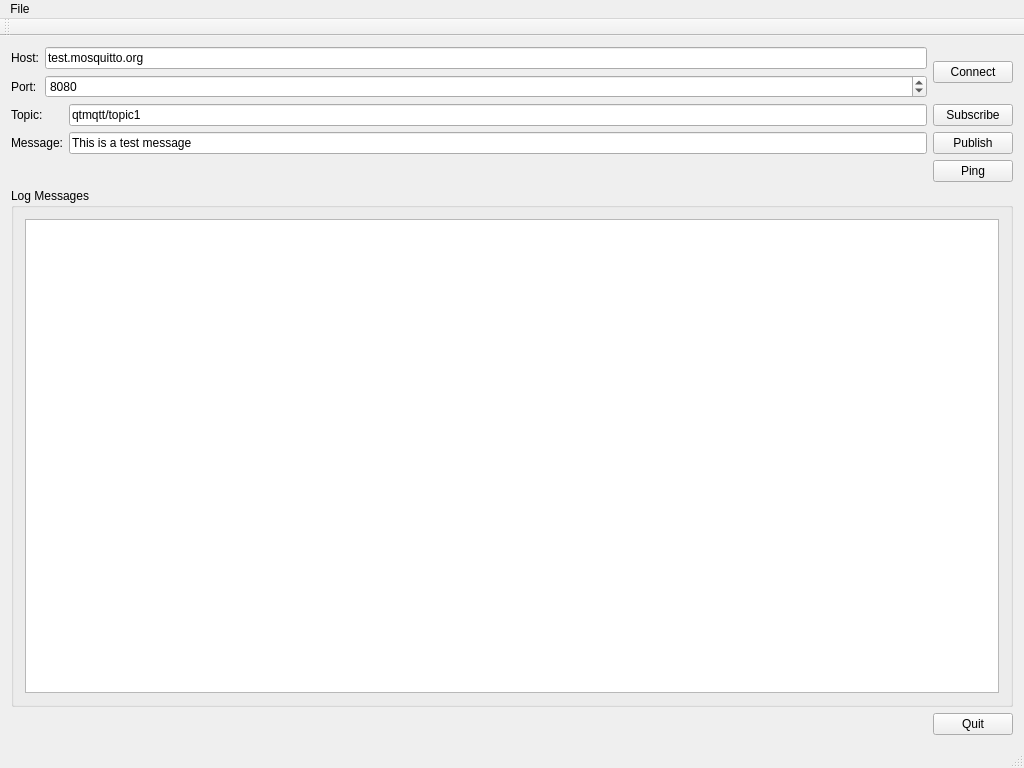
<?xml version="1.0" encoding="UTF-8"?>
<ui version="4.0">
 <class>MainWindow</class>
 <widget class="QMainWindow" name="MainWindow">
  <property name="geometry">
   <rect>
    <x>0</x>
    <y>0</y>
    <width>1024</width>
    <height>768</height>
   </rect>
  </property>
  <property name="windowTitle">
   <string>MainWindow</string>
  </property>
  <widget class="QWidget" name="centralWidget">
   <layout class="QVBoxLayout" name="verticalLayout">
    <item>
     <layout class="QHBoxLayout" name="horizontalLayout">
      <item>
       <layout class="QFormLayout" name="formLayout">
        <item row="0" column="0">
         <widget class="QLabel" name="label">
          <property name="text">
           <string>Host:</string>
          </property>
         </widget>
        </item>
        <item row="0" column="1">
         <widget class="QLineEdit" name="lineEditHost">
          <property name="text">
           <string>test.mosquitto.org</string>
          </property>
         </widget>
        </item>
        <item row="2" column="0">
         <widget class="QLabel" name="label_2">
          <property name="text">
           <string>Port:</string>
          </property>
         </widget>
        </item>
        <item row="2" column="1">
         <widget class="QSpinBox" name="spinBoxPort">
          <property name="maximum">
           <number>99999</number>
          </property>
          <property name="value">
           <number>8080</number>
          </property>
         </widget>
        </item>
       </layout>
      </item>
      <item>
       <widget class="QPushButton" name="buttonConnect">
        <property name="text">
         <string>Connect</string>
        </property>
       </widget>
      </item>
     </layout>
    </item>
    <item>
     <layout class="QGridLayout" name="gridLayout">
      <item row="0" column="1">
       <widget class="QLineEdit" name="lineEditTopic">
        <property name="text">
         <string>qtmqtt/topic1</string>
        </property>
       </widget>
      </item>
      <item row="0" column="0">
       <widget class="QLabel" name="label_3">
        <property name="text">
         <string>Topic:</string>
        </property>
       </widget>
      </item>
      <item row="1" column="0">
       <widget class="QLabel" name="label_4">
        <property name="text">
         <string>Message:</string>
        </property>
       </widget>
      </item>
      <item row="1" column="2">
       <widget class="QPushButton" name="buttonPublish">
        <property name="text">
         <string>Publish</string>
        </property>
       </widget>
      </item>
      <item row="0" column="2">
       <widget class="QPushButton" name="buttonSubscribe">
        <property name="text">
         <string>Subscribe</string>
        </property>
       </widget>
      </item>
      <item row="1" column="1">
       <widget class="QLineEdit" name="lineEditMessage">
        <property name="text">
         <string>This is a test message</string>
        </property>
       </widget>
      </item>
      <item row="2" column="2">
       <widget class="QPushButton" name="buttonPing">
        <property name="text">
         <string>Ping</string>
        </property>
       </widget>
      </item>
     </layout>
    </item>
    <item>
     <widget class="QGroupBox" name="groupBox">
      <property name="title">
       <string>Log Messages</string>
      </property>
      <layout class="QHBoxLayout" name="horizontalLayout_2">
       <item>
        <widget class="QPlainTextEdit" name="editLog"/>
       </item>
      </layout>
     </widget>
    </item>
    <item>
     <layout class="QHBoxLayout" name="horizontalLayout_3">
      <item>
       <spacer name="horizontalSpacer">
        <property name="orientation">
         <enum>Qt::Horizontal</enum>
        </property>
        <property name="sizeHint" stdset="0">
         <size>
          <width>40</width>
          <height>20</height>
         </size>
        </property>
       </spacer>
      </item>
      <item>
       <widget class="QPushButton" name="buttonQuit">
        <property name="text">
         <string>Quit</string>
        </property>
       </widget>
      </item>
     </layout>
    </item>
   </layout>
  </widget>
  <widget class="QMenuBar" name="menuBar">
   <property name="geometry">
    <rect>
     <x>0</x>
     <y>0</y>
     <width>1024</width>
     <height>21</height>
    </rect>
   </property>
   <widget class="QMenu" name="menuFile">
    <property name="title">
     <string>File</string>
    </property>
    <addaction name="actionQuit"/>
   </widget>
   <addaction name="menuFile"/>
  </widget>
  <widget class="QToolBar" name="mainToolBar">
   <attribute name="toolBarArea">
    <enum>TopToolBarArea</enum>
   </attribute>
   <attribute name="toolBarBreak">
    <bool>false</bool>
   </attribute>
  </widget>
  <widget class="QStatusBar" name="statusBar"/>
  <action name="actionQuit">
   <property name="text">
    <string>Quit</string>
   </property>
  </action>
 </widget>
 <layoutdefault spacing="6" margin="11"/>
 <resources/>
 <connections/>
</ui>
